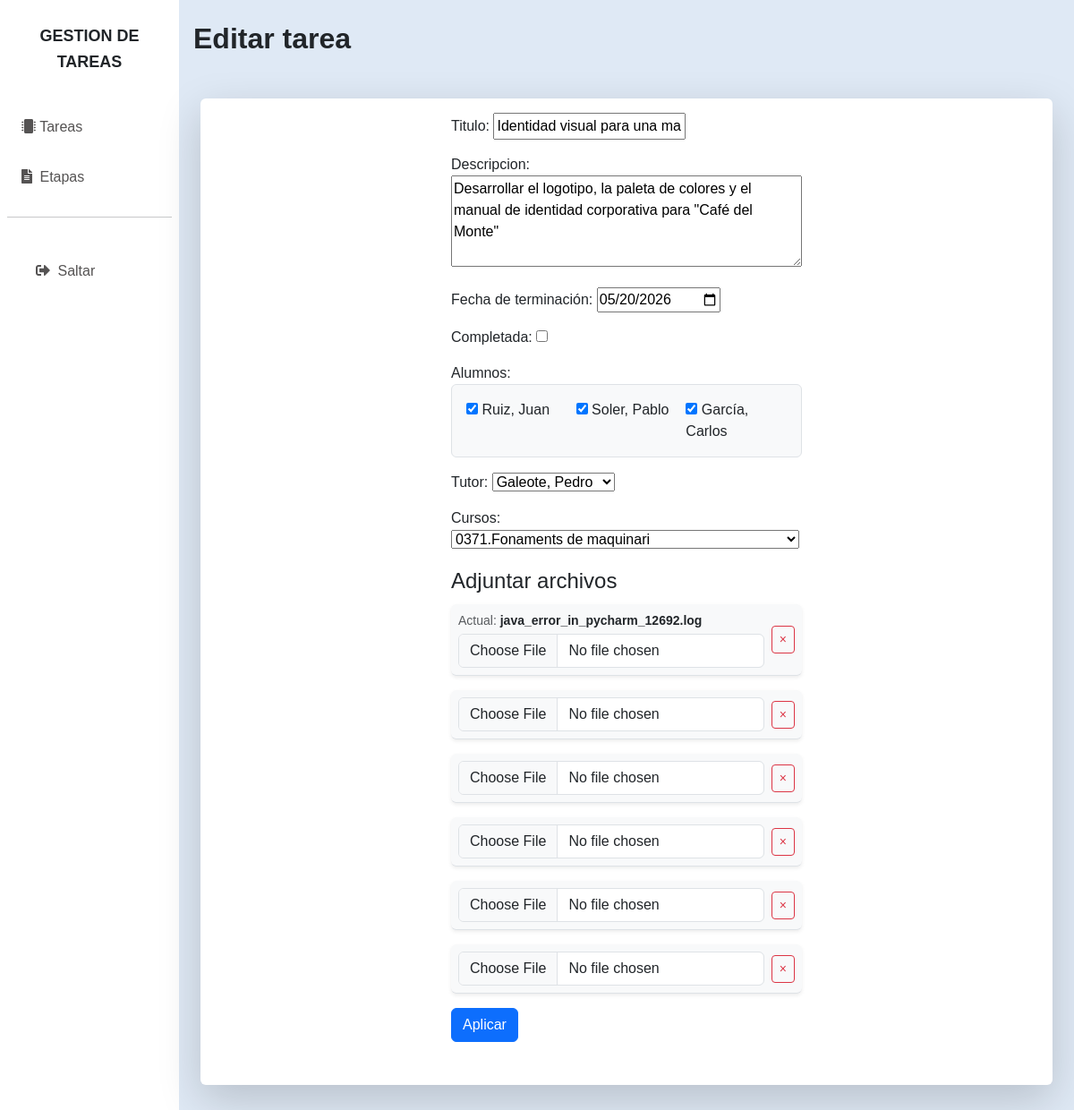
Before: /tasks/2/edit/ (signed in) with the older database file.
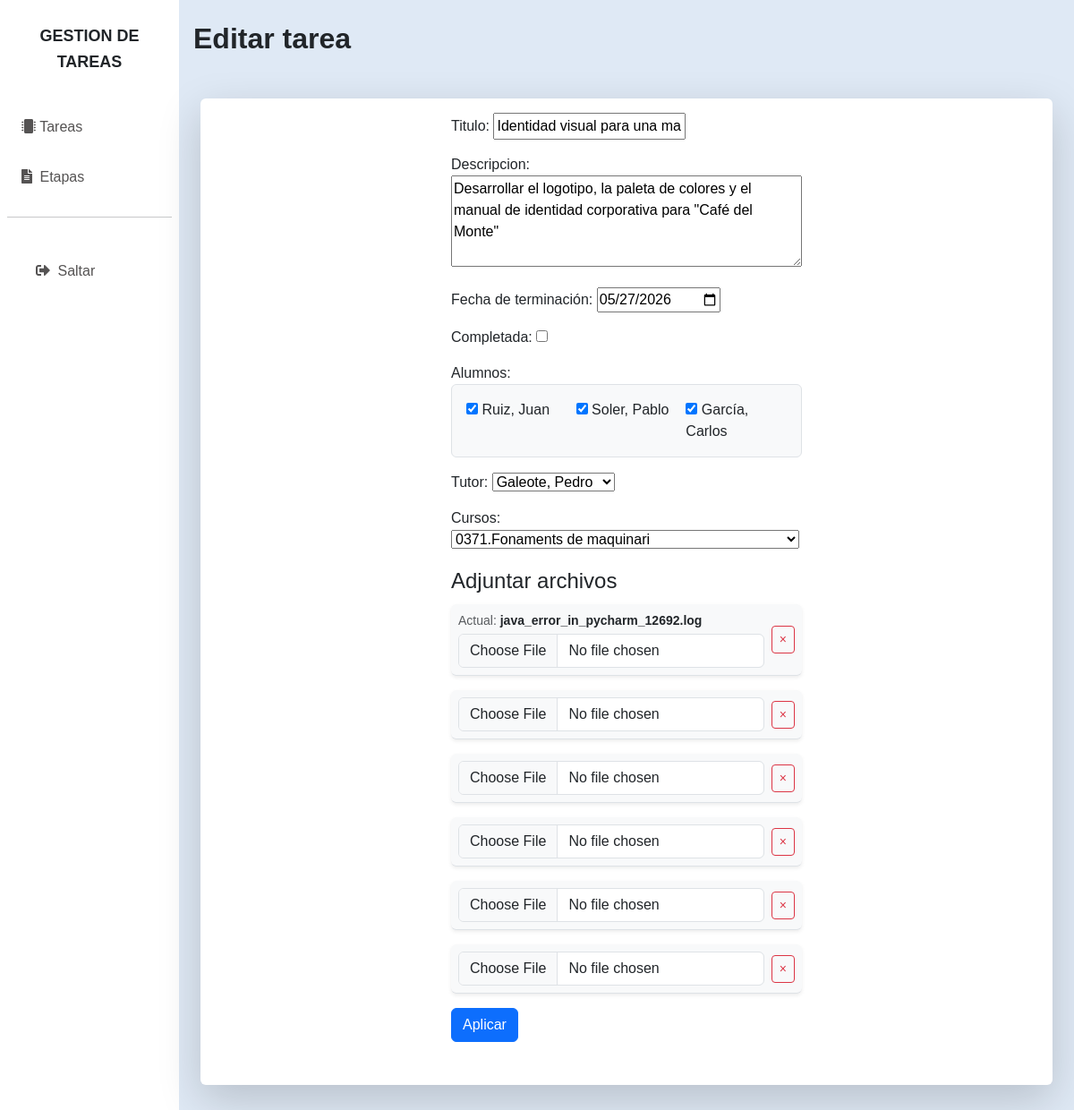
After: the same page with the newer database file.
### taskapp/models.py (models this page shows, shortened)
class Task(models.Model):
    title = models.CharField(max_length=100, verbose_name='titulo')
    description = models.TextField(null=False, blank=True, verbose_name='descripcion')
    start_date = models.DateTimeField(auto_now_add=True)
    end_date = models.DateTimeField(verbose_name='fecha de terminacion')
    status = models.BooleanField(default=False, verbose_name='completada')
    author = models.ForeignKey(
        settings.AUTH_USER_MODEL,
        on_delete=models.CASCADE,
        related_name='created_tasks',
        verbose_name='Autor de la tarea',
        null=True,
        blank=True
    )
    students = models.ManyToManyField(
        settings.AUTH_USER_MODEL,
        related_name='tasks_as_student',
        limit_choices_to={'is_student': True},
        verbose_name='alumnos'
    )
    tutor = models.ForeignKey(
        settings.AUTH_USER_MODEL,
        on_delete=models.PROTECT,
        related_name='tasks_as_tutor',
        limit_choices_to={'is_tutor': True},
        verbose_name='tutor')
    course = models.ForeignKey(
        Course,
        on_delete=models.PROTECT,
        related_name='tasks',
        verbose_name='cursos')

### taskapp/views.py (the view, shortened to what this page needs)
# urls.py: path('tasks/<int:pk>/edit/', TaskUpdateView.as_view(), name='task_update'),  # Modificación
class TaskUpdateView(UpdateView):
    model = Task
    template_name = 'tasks/task-edit.html'
    form_class = TaskForm
    def get_form_kwargs(self):
        kwargs = super(TaskUpdateView, self).get_form_kwargs()
        user_group = self.request.user.group
        kwargs['user_group'] = user_group
        user_group = self.request.user.group
        kwargs['current_user'] = self.request.user
        kwargs['user_group'] = user_group
        kwargs['is_tutor'] = self.request.user.is_tutor
        return kwargs
    def get_context_data(self, **kwargs):
        data = super().get_context_data(**kwargs)
        if self.request.POST:
            data['file_formset'] = TaskFileFormSet(
                self.request.POST,
                self.request.FILES,
                instance=self.get_object()
            )
        else:
            data['file_formset'] = TaskFileFormSet(instance=self.get_object())
        return data

### myauth/models.py (called while the page is built)
    def __str__(self):
        return f"{self.last_name}, {self.name}"

### taskapp/models.py (called while the page is built)
    def __str__(self):
        return f"{self.name_short}.{self.name}"

    def filename(self):
        return os.path.basename(self.file.name)

### taskapp/templates/tasks/task-edit.html (shortened to what this page needs)
{% extends "_base.html" %}
{% block content %}
<h2 class="fw-bold">Editar tarea</h2>
<div class="row bg-white px-3 py-3 mx-2 my-5 rounded pb-5 shadow-lg">
    <div class="col"></div>
    <div class="col">
        <form method="POST" action="/tasks/{{ object.pk }}/edit/" enctype="multipart/form-data">
            {% for field in form %}
                <div class="mb-3">
                    {{ field.label_tag }}
                    {% if field.name == 'students' %}
                        <div id="students-container" class="border p-3 rounded bg-light">
                            {{ field }}
                        </div>
                    {% else %}
                        {{ field }}
                    {% endif %}
                </div>
            {% endfor %}
            <fieldset>
                <legend>Adjuntar archivos</legend>
                <div id="file-formset-container">
                    {% for file_form in file_formset %}
                        <div class="file-row d-flex align-items-center mb-3 p-2 border-bottom bg-light rounded shadow-sm">
                            <div class="flex-grow-1">
                                {% if file_form.instance.pk %}
                                    <div class="mb-1 small">
                                        <span class="text-muted">Actual:</span>
                                        <strong>{{ file_form.instance.filename }}</strong>
                                    </div>
                                {% endif %}
                                {{ file_form.file }}
                            </div>
                            <div class="ms-2">
                                <button type="button" class="btn btn-outline-danger btn-sm remove-file-btn" title="Limpiar/Eliminar">
                                     ×
                                </button>
                            </div>
                        </div>
                    {% endfor %}
                </div>
            </fieldset>
            <button type="submit" class="btn btn-primary">Aplicar</button>
        </form>
    </div>
    <div class="col"></div>
</div>
{% endblock %}

Changed rows visible on the page:
changed Task "Identidad visual para una marca de café": end_date "05/20/2026" → "05/27/2026"
